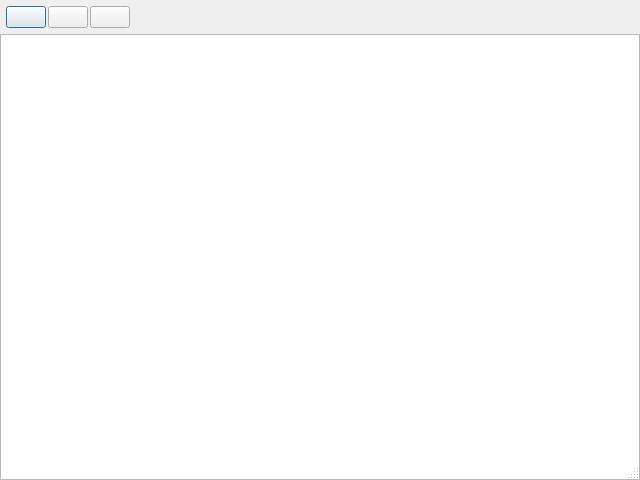
<?xml version="1.0" encoding="UTF-8"?>
<ui version="4.0">
 <class>HtmlViewer</class>
 <widget class="QDialog" name="HtmlViewer">
  <property name="geometry">
   <rect>
    <x>0</x>
    <y>0</y>
    <width>640</width>
    <height>480</height>
   </rect>
  </property>
  <property name="windowTitle">
   <string>Html Viewer</string>
  </property>
  <property name="sizeGripEnabled">
   <bool>true</bool>
  </property>
  <layout class="QVBoxLayout" name="verticalLayout">
   <property name="spacing">
    <number>0</number>
   </property>
   <property name="leftMargin">
    <number>0</number>
   </property>
   <property name="topMargin">
    <number>0</number>
   </property>
   <property name="rightMargin">
    <number>0</number>
   </property>
   <property name="bottomMargin">
    <number>0</number>
   </property>
   <item>
    <layout class="QHBoxLayout" name="horizontalLayout">
     <property name="spacing">
      <number>2</number>
     </property>
     <property name="leftMargin">
      <number>6</number>
     </property>
     <property name="topMargin">
      <number>6</number>
     </property>
     <property name="rightMargin">
      <number>6</number>
     </property>
     <property name="bottomMargin">
      <number>6</number>
     </property>
     <item>
      <widget class="QPushButton" name="homebutton">
       <property name="text">
        <string/>
       </property>
       <property name="icon">
        <iconset resource="wombatregistry.qrc">
         <normaloff>:/bar/home</normaloff>:/bar/home</iconset>
       </property>
       <property name="iconSize">
        <size>
         <width>32</width>
         <height>32</height>
        </size>
       </property>
      </widget>
     </item>
     <item>
      <widget class="QPushButton" name="backbutton">
       <property name="text">
        <string/>
       </property>
       <property name="icon">
        <iconset resource="wombatregistry.qrc">
         <normaloff>:/bar/previous</normaloff>:/bar/previous</iconset>
       </property>
       <property name="iconSize">
        <size>
         <width>32</width>
         <height>32</height>
        </size>
       </property>
      </widget>
     </item>
     <item>
      <widget class="QPushButton" name="forbutton">
       <property name="text">
        <string/>
       </property>
       <property name="icon">
        <iconset resource="wombatregistry.qrc">
         <normaloff>:/bar/next</normaloff>:/bar/next</iconset>
       </property>
       <property name="iconSize">
        <size>
         <width>32</width>
         <height>32</height>
        </size>
       </property>
      </widget>
     </item>
     <item>
      <spacer name="horizontalSpacer">
       <property name="orientation">
        <enum>Qt::Horizontal</enum>
       </property>
       <property name="sizeHint" stdset="0">
        <size>
         <width>40</width>
         <height>20</height>
        </size>
       </property>
      </spacer>
     </item>
    </layout>
   </item>
   <item>
    <widget class="QTextBrowser" name="textbrowser">
     <property name="undoRedoEnabled">
      <bool>false</bool>
     </property>
     <property name="acceptRichText">
      <bool>false</bool>
     </property>
    </widget>
   </item>
  </layout>
 </widget>
 <resources>
  <include location="wombatregistry.qrc"/>
 </resources>
 <connections/>
</ui>
